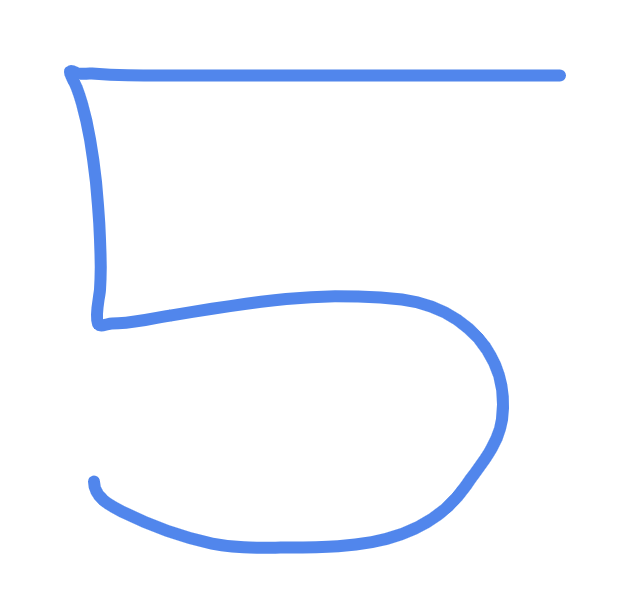
#> input picture nbs/my_img.png, 630 x 614 px
$ python histogram_with_mask.py --image ../nbs/my_img.png
#> lines starting #> are read from the running program, lines starting #| are printed output that depends on the picture; after the words box and inside, x2 and y2 are one past the last pixel; in counts of white or black regions, pixels touching at a corner belong together
#!/usr/bin/env python
"""

Parameters

Usage

Example
    $ python <scriptname>.py --image ../img/<filename>.png

## Explain

"""
import matplotlib.pyplot as plt
import numpy as np
import argparse
import cv2

def plot_histogram(image, title, mask=None):
    chans = cv2.split(image)
    colors = ("b", "g", "r")
    plt.figure()
    plt.title(title)
    plt.xlabel("Bins")
    plt.ylabel("# of Pixels")

    for (chan, color) in zip(chans, colors):
        hist = cv2.calcHist([chan], [0], mask, [256], [0, 256])
        plt.plot(hist, color=color)
        plt.xlim([0, 256])


def main():
    ap = argparse.ArgumentParser()
    ap.add_argument("-i", "--image", required=True, help="Path to the image")
    args = vars(ap.parse_args())

    image = cv2.imread(args["image"])
#> image is the input picture: shape (614, 630, 3); mean B, G, R 254, 248.5, 245.7
    cv2.imshow("Original", image)
    plot_histogram(image, "Histogram for Original Image")
#> the loop in plot_histogram, `for (chan, color) in zip(chans, colors):` made 3 passes
#> color on passes 1 to 3: 'b', 'g', 'r'
    plt.savefig("../fig/unmasked_histogram.png")
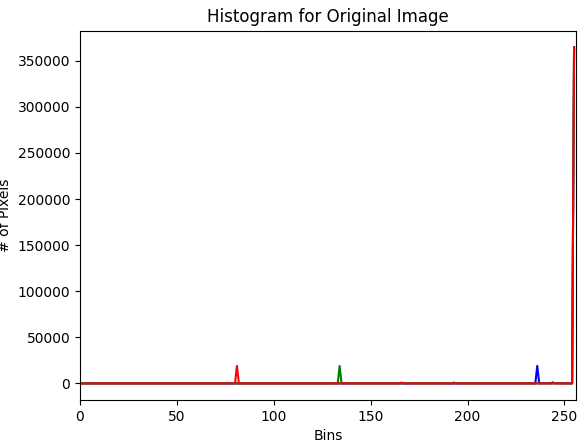
#> figure drawn by matplotlib, 1 panel; curve peaks at x = 255, y = 364465; curve peaks at x = 255, y = 364404; curve peaks at x = 255, y = 364400

    mask = np.zeros(image.shape[:2], dtype = "uint8")
    cv2.rectangle(mask, (15, 15), (130, 100), 255, -1)
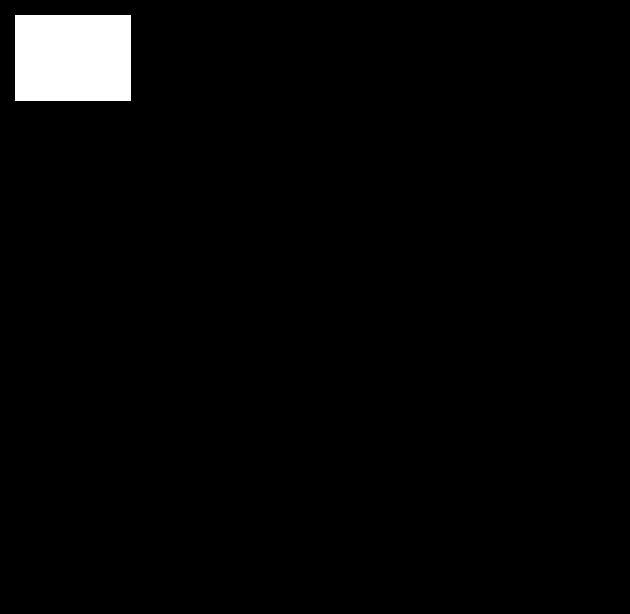
#> mask: shape (614, 630); 2.6% white; 1 white region, box (x1, y1, x2, y2) and area: (15, 15, 131, 101) 9976
    cv2.imshow("Mask", mask)

    masked = cv2.bitwise_and(image, image, mask = mask)
    cv2.imshow("Applying the Mask", masked)

    plot_histogram(image, "Histogram for Masked Image", mask = mask)
#> the loop in plot_histogram (call 2), `for (chan, color) in zip(chans, colors):` made 3 passes

    plt.savefig("../fig/masked_histogram.png")
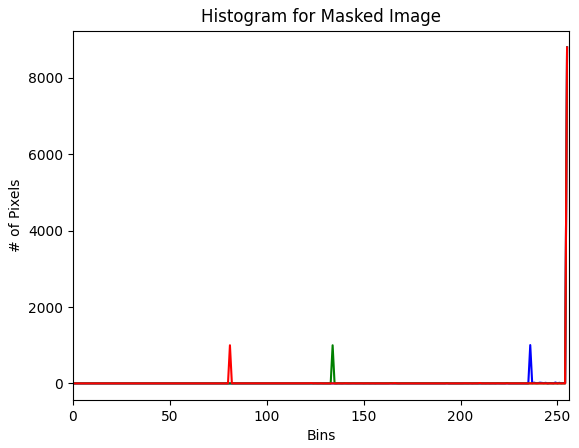
#> figure drawn by matplotlib, 1 panel; curve peaks at x = 255, y = 8800; curve peaks at x = 255, y = 8798; curve peaks at x = 255, y = 8798

    cv2.waitKey(0)

if __name__=="__main__":
    main()
